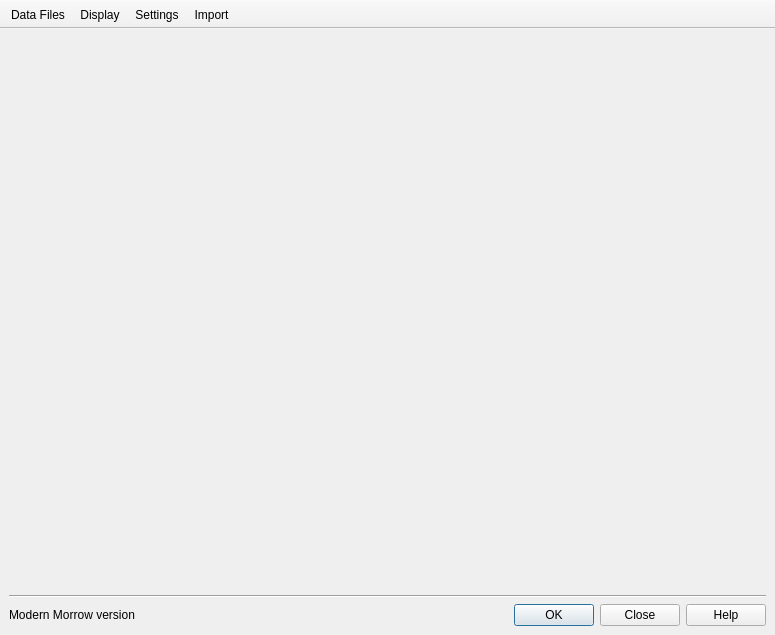
<?xml version="1.0" encoding="UTF-8"?>
<ui version="4.0">
 <class>MainWindow</class>
 <widget class="QMainWindow" name="MainWindow">
  <property name="geometry">
   <rect>
    <x>0</x>
    <y>0</y>
    <width>775</width>
    <height>635</height>
   </rect>
  </property>
  <property name="minimumSize">
   <size>
    <width>775</width>
    <height>635</height>
   </size>
  </property>
  <property name="windowTitle">
   <string>Modern Morrow Launcher</string>
  </property>
  <property name="windowIcon">
   <iconset resource="../../../files/launcher/launcher.qrc">
    <normaloff>:/images/openmw.png</normaloff>:/images/openmw.png</iconset>
  </property>
  <widget class="QWidget" name="centralwidget">
   <layout class="QVBoxLayout" name="verticalLayout_2">
    <item>
     <widget class="QStackedWidget" name="pagesWidget"/>
    </item>
    <item>
     <widget class="Line" name="line">
      <property name="orientation">
       <enum>Qt::Horizontal</enum>
      </property>
     </widget>
    </item>
    <item>
     <layout class="QHBoxLayout" name="horizontalLayout">
      <item>
       <widget class="QLabel" name="versionLabel">
        <property name="text">
         <string>Modern Morrow version</string>
        </property>
       </widget>
      </item>
      <item>
       <spacer name="horizontalSpacer">
        <property name="orientation">
         <enum>Qt::Horizontal</enum>
        </property>
        <property name="sizeHint" stdset="0">
         <size>
          <width>40</width>
          <height>20</height>
         </size>
        </property>
       </spacer>
      </item>
      <item alignment="Qt::AlignRight">
       <widget class="QDialogButtonBox" name="buttonBox">
        <property name="standardButtons">
         <set>QDialogButtonBox::Close|QDialogButtonBox::Help|QDialogButtonBox::Ok</set>
        </property>
       </widget>
      </item>
     </layout>
    </item>
   </layout>
  </widget>
  <widget class="QToolBar" name="toolBar">
   <property name="windowTitle">
    <string>toolBar</string>
   </property>
   <property name="layoutDirection">
    <enum>Qt::LeftToRight</enum>
   </property>
   <property name="movable">
    <bool>false</bool>
   </property>
   <property name="iconSize">
    <size>
     <width>48</width>
     <height>48</height>
    </size>
   </property>
   <property name="toolButtonStyle">
    <enum>Qt::ToolButtonTextUnderIcon</enum>
   </property>
   <property name="floatable">
    <bool>false</bool>
   </property>
   <attribute name="toolBarArea">
    <enum>TopToolBarArea</enum>
   </attribute>
   <attribute name="toolBarBreak">
    <bool>false</bool>
   </attribute>
   <addaction name="dataAction"/>
   <addaction name="graphicsAction"/>
   <addaction name="settingsAction"/>
   <addaction name="importAction"/>
  </widget>
  <action name="dataAction">
   <property name="checkable">
    <bool>true</bool>
   </property>
   <property name="icon">
    <iconset resource="../../../files/launcher/launcher.qrc">
     <normaloff>:/images/openmw-plugin.png</normaloff>:/images/openmw-plugin.png</iconset>
   </property>
   <property name="text">
    <string>Data Files</string>
   </property>
   <property name="toolTip">
    <string>Allows to setup data files and directories</string>
   </property>
   <property name="statusTip">
    <string/>
   </property>
   <property name="whatsThis">
    <string/>
   </property>
  </action>
  <action name="graphicsAction">
   <property name="checkable">
    <bool>true</bool>
   </property>
   <property name="icon">
    <iconset resource="../../../files/launcher/launcher.qrc">
     <normaloff>:/images/preferences-video.png</normaloff>:/images/preferences-video.png</iconset>
   </property>
   <property name="text">
    <string>Display</string>
   </property>
   <property name="toolTip">
    <string>Allows to change display settings</string>
   </property>
  </action>
  <action name="settingsAction">
   <property name="checkable">
    <bool>true</bool>
   </property>
   <property name="icon">
    <iconset resource="../../../files/launcher/launcher.qrc">
     <normaloff>:/images/preferences.png</normaloff>:/images/preferences.png</iconset>
   </property>
   <property name="text">
    <string>Settings</string>
   </property>
   <property name="toolTip">
    <string>Allows to tweak engine settings</string>
   </property>
  </action>
  <action name="importAction">
   <property name="checkable">
    <bool>true</bool>
   </property>
   <property name="icon">
    <iconset resource="../../../files/launcher/launcher.qrc">
     <normaloff>:/images/preferences-advanced.png</normaloff>:/images/preferences-advanced.png</iconset>
   </property>
   <property name="text">
    <string>Import</string>
   </property>
   <property name="toolTip">
    <string>Allows to import data from original engine</string>
   </property>
  </action>
 </widget>
 <resources>
  <include location="../../../files/launcher/launcher.qrc"/>
 </resources>
 <connections/>
</ui>
